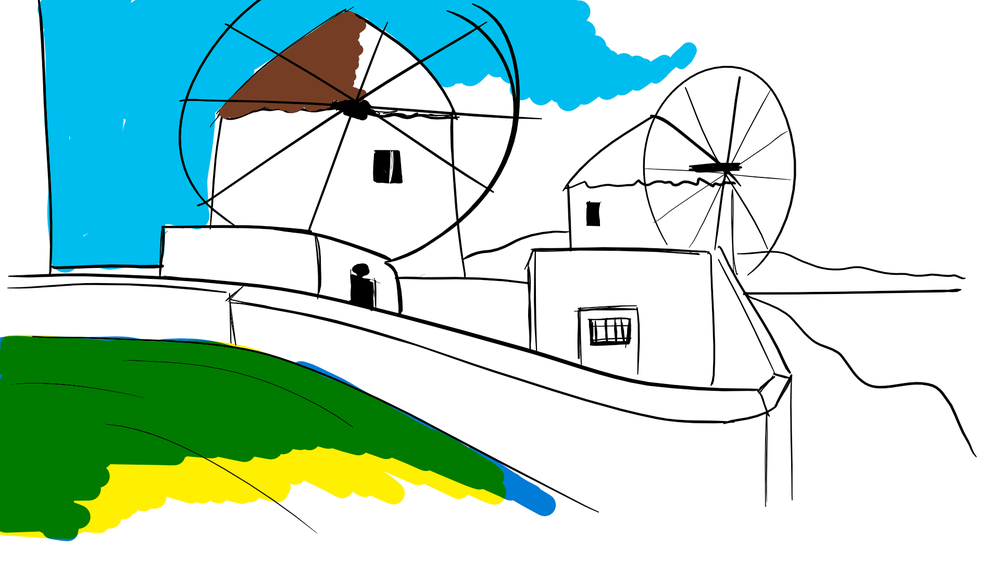
#> input picture Open CV/image.png, 1000 x 562 px, shrunk from 1920 x 1080 before the run
$ python 'image load.py'
#> lines starting #> are read from the running program, lines starting #| are printed output that depends on the picture
import cv2
import numpy as np
import matplotlib.pyplot as plt
img = cv2.imread('image.png', 0)
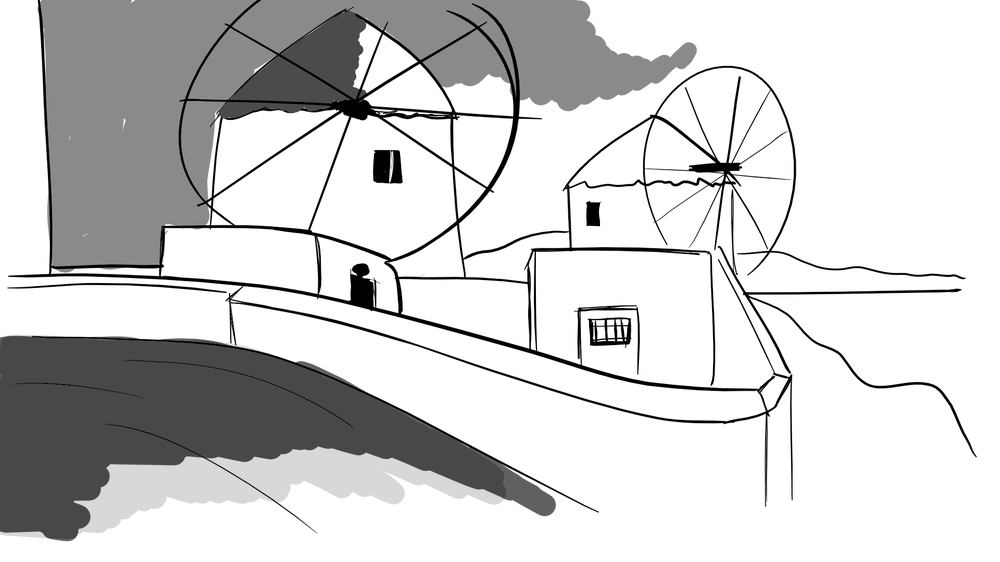
#> img: shape (562, 1000); min 0, max 255, mean 207.4
cv2.imshow("image", img)
cv2.waitKey(0)
cv2.destroyAllWindows()
